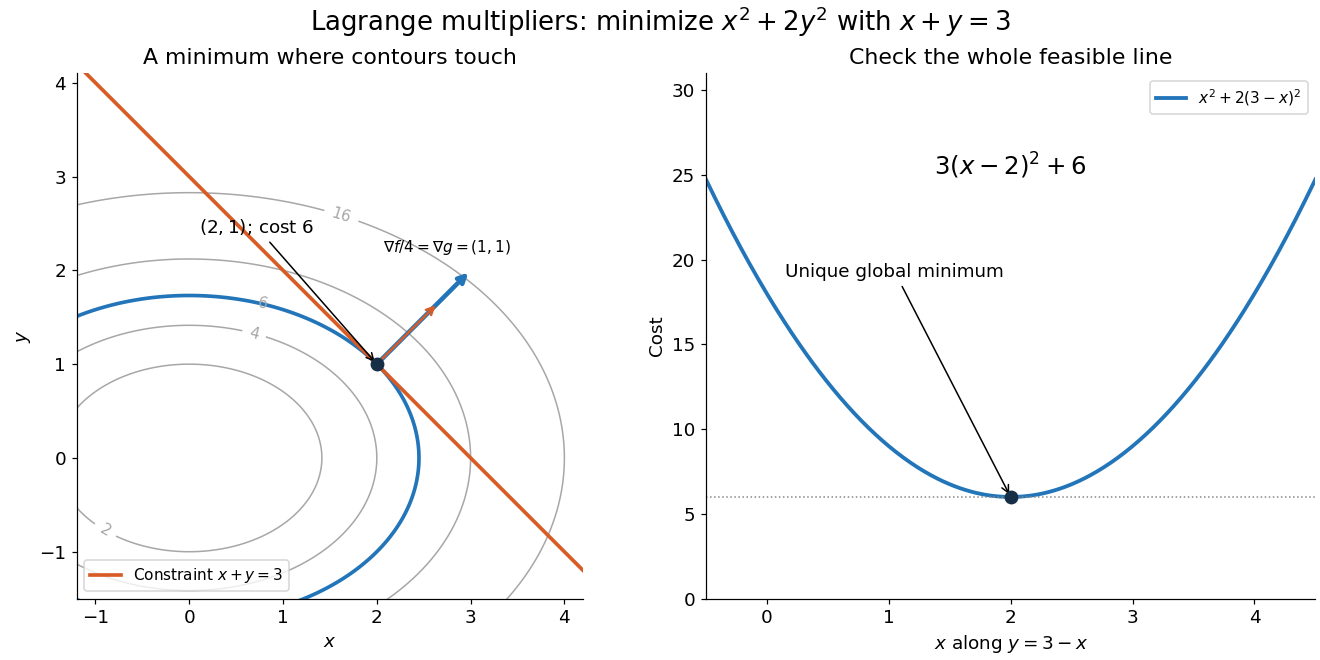

Here is the Python script that generated this plot:
"""Render an original dimensionless equality-constrained quadratic example to CWD."""
from pathlib import Path
import matplotlib
matplotlib.use('Agg')
import matplotlib.pyplot as plt
import numpy as np


def main():
    plt.rcParams.update({'font.size': 12, 'axes.spines.top': False, 'axes.spines.right': False})
    fig, (ax, right) = plt.subplots(1, 2, figsize=(12, 6), layout='constrained', facecolor='white')
    x = np.linspace(-1.4, 4.4, 450)
    y = np.linspace(-2, 4.4, 450)
    xx, yy = np.meshgrid(x, y)
    levels = [2, 4, 6, 9, 16]
    cs = ax.contour(xx, yy, xx**2 + 2*yy**2, levels=levels, colors='#a7a7a7', linewidths=1)
    ax.clabel(cs, fmt='%g', fontsize=10)
    ax.contour(xx, yy, xx**2 + 2*yy**2, levels=[6], colors=['#2375b9'], linewidths=2.4)
    ax.plot(x, 3-x, color='#d85b26', lw=2.4, label=r'Constraint $x+y=3$')
    ax.scatter([2], [1], c='#162f46', s=65, zorder=5)
    ax.annotate(r'$(2,1)$; cost $6$', (2, 1), xytext=(0.1, 2.4), arrowprops={'arrowstyle': '->'})
    ax.annotate('', xy=(3, 2), xytext=(2, 1), arrowprops={'arrowstyle': '->', 'color': '#2375b9', 'lw': 3})
    ax.annotate('', xy=(2.65, 1.65), xytext=(2, 1), arrowprops={'arrowstyle': '->', 'color': '#d85b26', 'lw': 1.6})
    ax.text(2.75, 2.2, r'$\nabla f/4=\nabla g=(1,1)$', fontsize=10, ha='center')
    ax.set(xlim=(-1.2, 4.2), ylim=(-1.5, 4.1), xlabel=r'$x$', ylabel=r'$y$', title='A minimum where contours touch')
    ax.set_aspect('equal')
    ax.legend(loc='lower left', fontsize=10)
    line = np.linspace(-0.5, 4.5, 350)
    cost = line**2 + 2*(3-line)**2
    right.plot(line, cost, c='#2375b9', lw=2.5, label=r'$x^2+2(3-x)^2$')
    right.axhline(6, c='#888888', ls=':', lw=1)
    right.scatter([2], [6], c='#162f46', s=65, zorder=4)
    right.annotate('Unique global minimum', (2, 6), xytext=(0.15, 19), arrowprops={'arrowstyle': '->'})
    right.text(2, 25, r'$3(x-2)^2+6$', ha='center', fontsize=16)
    right.set(xlim=(-0.5, 4.5), ylim=(0, 31), xlabel=r'$x$ along $y=3-x$', ylabel='Cost', title='Check the whole feasible line')
    right.legend(loc='upper right', fontsize=10)
    fig.suptitle('Lagrange multipliers: minimize $x^2+2y^2$ with $x+y=3$', fontsize=17)
    fig.savefig(Path.cwd() / (Path(__file__).stem + '.png'), dpi=110, facecolor='white')
    plt.close(fig)


if __name__ == '__main__':
    main()
